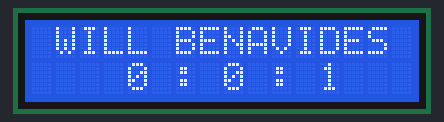
A sketch run on a simulated Arduino Uno, built with avr-gcc and run on an emulated ATmega328P. Parts: 16×2 character LCD. Sleep ends after the set time or at an interrupt.

Above: at 1.1 s.
At 5.1 s:
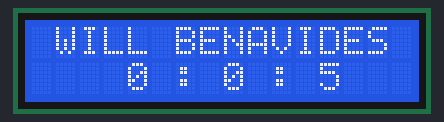
At 10.1 s:
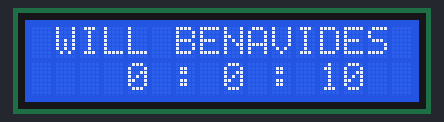
At 19.1 s:
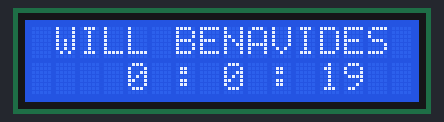
At 28.1 s:
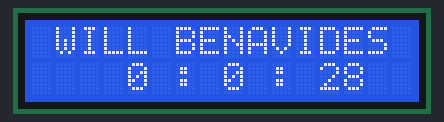
At 38.1 s:
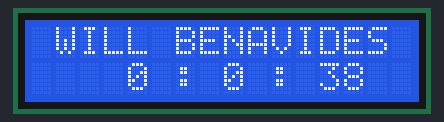

Measured:
- what the display in image 0 shows lasts 1.0 s, from 1.1 s to 2.1 s

The sketch:

relojconpocosrecursos.ino
```cpp
/*             UNIVERSIDAD TECNICA DEL NORTE
                   FICA-CIERCOM
                SISTEMAS MICROPROCESADOS
                   WILMER BENAVIDES
     Realizar un reloj dentro del arduino con el menor coste computacional
     que se visualiza en una LCD (apagar los periféricos que no se usen).
*/
#include <avr/power.h>// libreria de control de energia
#include <avr/sleep.h>// libreria para dormir al arduino
#include <MsTimer2.h>// libreria del timer
#include <LiquidCrystal.h>// libreria para lcd
int horero = 00; // variable para hora
int minutero = 00; // variable para minutos
int segundero = 00; // variable para segundos
LiquidCrystal lcd(9, 8, 7, 6, 5, 4);// posiciones del lcd

void setup() {
  lcd.begin(16, 2);// inicializa la lcd
  Serial.begin(9600);// inicializa la comunicacion serial
  MsTimer2::set(1000, rutina); // parametros el timer
  MsTimer2::start();// inicializa el timer
  set_sleep_mode(SLEEP_MODE_IDLE);// introducir modos sleep IDLE es muy recomendable que que nos ahorra 12mA
  sleep_enable();// iniciamos el modo sleep

}

void loop() {// se pone a dormir los componentes que no se usan para bajar el consumo de energia

sleep_mode();
power_adc_disable();
power_spi_disable();
power_timer0_disable();
power_twi_disable();
}
void rutina() { // metodo para el timer el cual contara y mostrara el reloj

  lcd.setCursor(1, 0);
  lcd.print("WILL BENAVIDES");
  segundero++; // contador empieza a contar a cada segundo
  lcd.setCursor(12, 1);// posicion el la lcd para los segundos
  lcd.print(segundero); // muestra en la lcd
  lcd.setCursor(10, 1);
  lcd.print(":");
  lcd.setCursor(8, 1);
  lcd.print(minutero);
  lcd.setCursor(6, 1);
  lcd.print(":");
  lcd.setCursor(4, 1);
  lcd.print(horero);


  if ( segundero == 59) { // control para minutero cuando el segundero llegue a 59
    minutero++;// comienza a contar minutero
    lcd.setCursor(8, 1);
    lcd.print(minutero);// se imprime los minutos
    segundero = 0;
  }
  if ( minutero == 59) { // control del munutero
    horero++;// comienza el conteo para hora
    lcd.setCursor(4, 1);
    lcd.print(horero);// se imprime la hora
    minutero = 0;
  }
  if ( horero == 23) { // control de hora cuando llega a 23:59:59 se imprime en 00:00:00
    horero = 0;
    minutero = 0;
    segundero = 0;
  }


}
```
